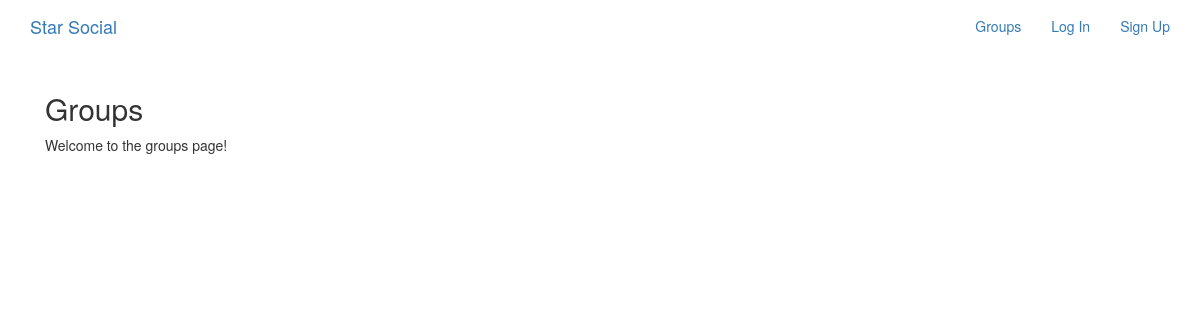
The page /groups/ on the database as committed earlier.
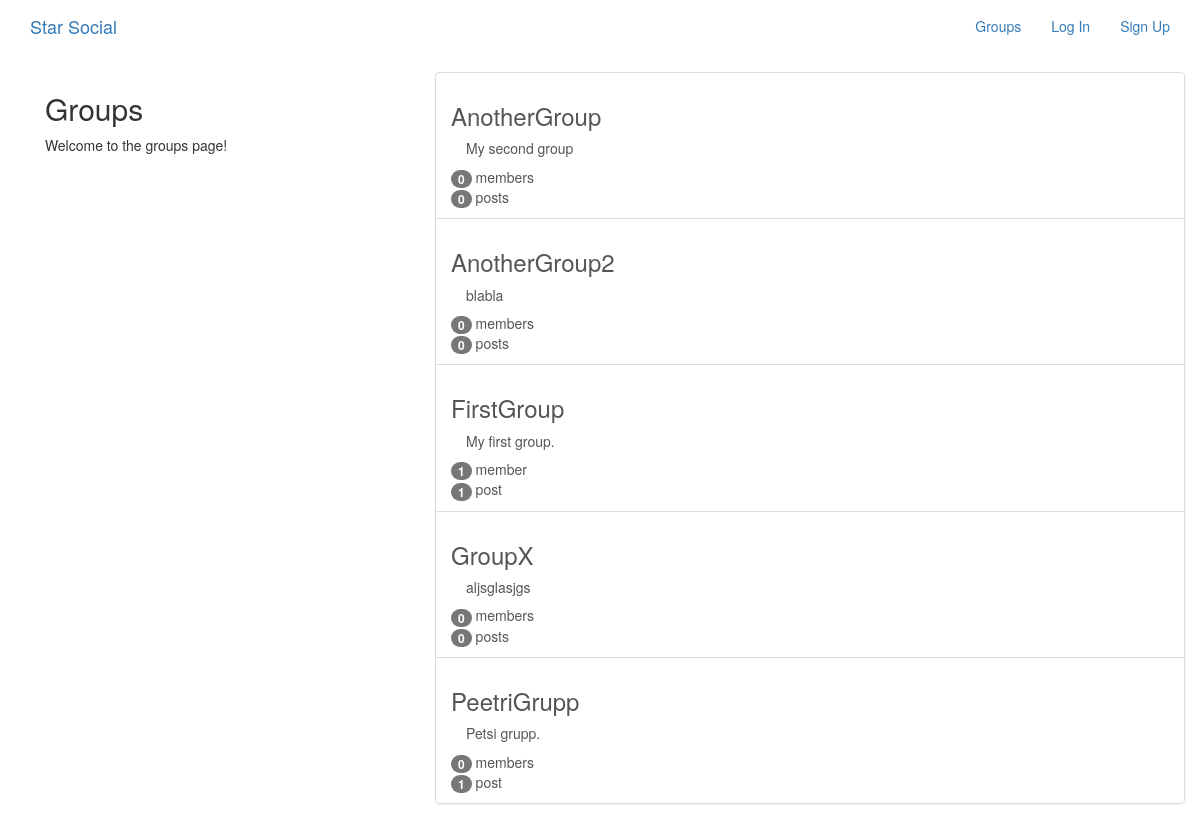
The same page on the database as committed later.
### groups/models.py (models this page shows, shortened)
class Group(models.Model):
    name = models.CharField(max_length=255,unique=True)
    slug = models.SlugField(allow_unicode=True,unique=True)
    description = models.TextField(blank=True,default='')
    description_html = models.TextField(editable=False,default='',
                                        blank=True)
    members = models.ManyToManyField(User, through='GroupMember')
    class Meta:
        ordering = ['name']

### groups/views.py (the view)
class ListGroups(generic.ListView):
    model = Group

### groups/templates/groups/group_list.html (shortened to what this page needs)
{% extends "groups/group_base.html" %}
{% block pregroup %}
  <div class="col-md-4">
    <div class="content">
      <h2>Groups</h2>
      <p>Welcome to the groups page!</p>
    </div>
  </div>
{% endblock %}
{% block group_content %}
<div class="col-md-8">
  <div class="list-group">
    {% for group in object_list  %}
      <a class="list-group-item" href="{% url 'groups:single' slug=group.slug %}">
        <h3 class="title list-group-item-head">{{group.name}}</h3>
        <div class="list-group-item-text container-fluid">
          {{group.description_html|safe}}
          <div class="row">
            <div class="col-md-">
              <span class="badge">{{group.members.count}}</span>
              member{{group.members.count|pluralize}}
            </div>
            <div class="col-md-">
              <span class="badge">{{group.posts.count}}</span>
              post{{group.posts.count|pluralize}}
            </div>
          </div>
        </div>
      </a>
    {% endfor %}
  </div>
</div>
{% endblock %}

### groups/templates/groups/group_base.html (shortened to what this page needs)
{% extends "base.html" %}
{% block content %}
<div class="container">
  <div class="row">
    {% block pregroup %}{% endblock %}
    {% block group_content %}{% endblock %}
  </div>
</div>
{% endblock %}

### templates/base.html (shortened to what this page needs)
<!DOCTYPE html>
 {% load static %}
<html>
  <head>
    <link rel="stylesheet" href="https://maxcdn.bootstrapcdn.com/bootstrap/3.3.7/css/bootstrap.min.css">
    <link rel="stylesheet" href="https://maxcdn.bootstrapcdn.com/bootstrap/3.3.7/css/bootstrap-theme.min.css">
    <link rel="stylesheet" href="{% static 'simplesocial/css/master.css' %}">
  </head>
  <body>
    <nav class='navbar mynav' role='navigation' id='navbar'>
      <div class="container">
        <a class="navbar-brand mynav" href="{% url 'home' %}">Star Social</a>
        <ul class="nav navbar-nav navbar-right">
          {% if user.is_authenticated %}
            <li><a href="{% url 'posts:create' %}">Post</a></li>
            <li><a href="{% url 'groups:all' %}">Groups</a></li>
            <li><a href="{% url 'groups:create' %}">Create Group</a></li>
            <li><a href="{% url 'accounts:logout' %}">Log Out</a></li>
          {% else %}
            <li><a href="{% url 'groups:all' %}">Groups</a></li>
            <li><a href="{% url 'accounts:login' %}">Log In</a></li>
            <li><a href="{% url 'accounts:signup' %}">Sign Up</a></li>
          {% endif %}
        </ul>
      </div>
    </nav>
    <div class="container mycontent">
      {% block content %}
      {% endblock %}
    </div>
  </body>
</html>

Rows that differ between the two databases and show on the page:
added Group: name "AnotherGroup", description_html "My second group", members.count "0", posts.count "0"
added Group: name "AnotherGroup2", description_html "blabla", members.count "0", posts.count "0"
added Group: name "FirstGroup", description_html "My first group.", members.count "1", posts.count "1"
added Group: name "GroupX", description_html "aljsglasjgs", members.count "0", posts.count "0"
added Group: name "PeetriGrupp", description_html "Petsi grupp.", members.count "0", posts.count "1"
